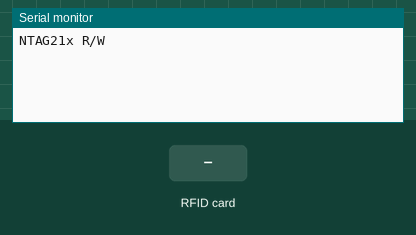
A sketch run on a simulated ESP8266 (NodeMCU). Parts: the last lines printed to the serial monitor. Inputs (shaded band) come from the test bench.

Above: at 1.2 s.
1.3 s: RFID card 5E 7A 19 C4 held to the reader
At 2.4 s:
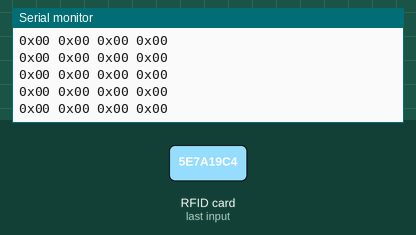
2.8 s: RFID card 5E 7A 19 C4 held to the reader
At 4.0 s:
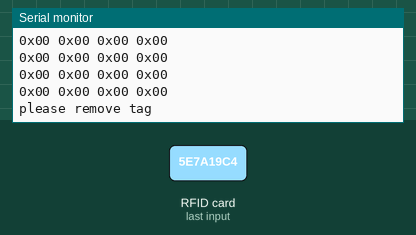

Measured:
- after the input at 1.3 s, the serial monitor: prints a new line at once (image 1)
- after the input at 2.8 s, the serial monitor: prints a new line at once (image 2)

The sketch:

NFC_formatTag.ino
```cpp
// Formats and clears a Mifare Ultralight (or NTAG213) tag
// Example written by Dominick Lee (dominicklee.com)

  #include <SoftwareSerial.h>
  #include <PN532_SWHSU.h>
  #include <PN532.h>
  #include <NfcAdapter.h>

  SoftwareSerial scanner(D2, D1); // RX | TX
  PN532_SWHSU pn532hsu(scanner);
  PN532 nfc = PN532(pn532hsu);

uint8_t buf[4];
uint8_t uid[7];
uint8_t uidLength;
byte payload[300];  //to store raw content

void eraseTag(void);

void setup(void) {
    Serial.begin(115200);
    Serial.println("NTAG21x R/W");

    nfc.begin();
    nfc.SAMConfig();
}

void loop(void) {
    // wait until a tag is present
    while (!nfc.readPassiveTargetID(PN532_MIFARE_ISO14443A, uid, &uidLength)) {
      Serial.println("waiting for a tag");
      delay(1000);
    }

    nfc.mifareultralight_ReadPage(3, buf);
    int capacity = buf[2] * 8;
    Serial.print(F("Tag capacity "));
    Serial.print(capacity);
    Serial.println(F(" bytes"));

    eraseTag(); //this will delete everything on the tag and make it blank

    // wait until the tag is removed
    while (nfc.readPassiveTargetID(PN532_MIFARE_ISO14443A, uid, &uidLength)) {
      Serial.println("please remove tag");
      delay(1000);
    }
}

/* Purpose: The eraseTag function formats an NFC tag to blank
 * Concept: This function will assume we are using NTAG213. We will clear 32 pages, starting at index 4.
 *          The format will reset the Index 4 and 5 to a blank defined header.
 *          Then the remaining 30 pages wil be filled with 00.
 * Global Dependencies: byte payload[300], uint8_t buf[4]
 * NFC Text Payload format:
 *    Index 4 always gets: 01 03 A0 0C
 *    Index 5 always gets: 34 03 00 FE
 *    Remaining 30 pages will get 00
 *    30 pages * 4 bytes = 120 bytes will be set to 00
 */
void eraseTag()
{
  int payloadInd = 0; //index for reference
  payload[0] = 0; //clear payload

  //This is for Index 4
  payload[payloadInd] = 0x01; payloadInd++; //add new byte to payload arr
  payload[payloadInd] = 0x03; payloadInd++; //add new byte to payload arr
  payload[payloadInd] = 0xA0; payloadInd++; //add new byte to payload arr
  payload[payloadInd] = 0x0C; payloadInd++; //add new byte to payload arr

  //This is for Index 5
  payload[payloadInd] = 0x34; payloadInd++; //add new byte to payload arr
  payload[payloadInd] = 0x03; payloadInd++; //add new byte to payload arr
  payload[payloadInd] = 0x00; payloadInd++; //add new byte to payload arr (Ind = 6)
  payload[payloadInd] = 0xFE; payloadInd++; //add new byte to payload arr

  int bufferInd = 0; //start buffer index

  for (int i = 0; i < 120; i++) { //do this 120 times
    payload[payloadInd] = 0x00; payloadInd++; //add new byte to payload arr
  }

  //now we print it all back out and write to tag
  int bufInd = 0;
  int page = 4; //we always start at page 4 as convention

  for (int i = 0; i <= payloadInd; i++) {
    buf[bufInd] = payload[i];
    bufInd ++;
    if ((i + 1) % 4 == 0) {   //count by multiples of 4
      nfc.PrintHexChar(buf, 4);
      nfc.mifareultralight_WritePage (page, buf);  //send data
      bufInd = 0;
      page ++;  //increment page
    }
  }

}
```
